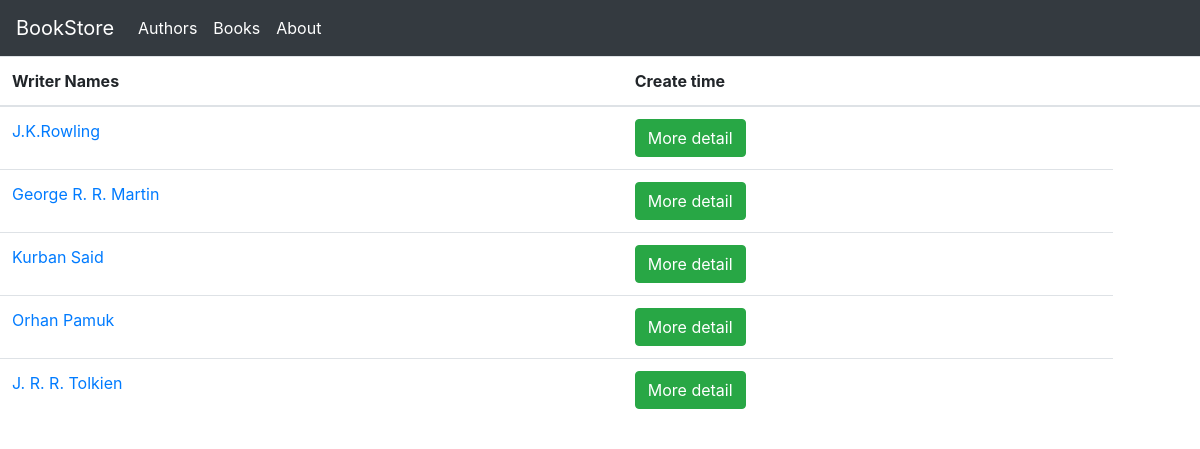
The app's page /authors with its own data.
### books/models.py (models this page shows, shortened)
class Author(models.Model):
    name = models.CharField(max_length=50)
    created = models.DateTimeField('data created')

### books/views.py (the view)
# urls.py: path('authors', views.authors, name = 'authors'),
def authors(request):
    context = {
        'authors_list' : Author.objects.all()
    }
    return render(request, 'authors.html', context)

### books/templates/authors.html (shortened to what this page needs)
<!DOCTYPE html>
<html>
    <head>
        <link rel="stylesheet" href="https://stackpath.bootstrapcdn.com/bootstrap/4.3.1/css/bootstrap.min.css">
    </head>
    <body>
      <nav class="navbar navbar-expand-lg navbar navbar-dark bg-dark">
                    <a class="navbar-brand" href="/">BookStore</a>
                    <div class="collapse navbar-collapse" id="navbarSupportedContent">
                      <ul class="navbar-nav mr-auto">
                        <li class="nav-item active">
                          <a class="nav-link" href="/authors">Authors <span class="sr-only">(current)</span></a>
                        </li>
                        <li class="nav-item active">
                          <a class="nav-link" href="/book">Books</a>
                        </li>
                        <li class="nav-item active">
                          <a class="nav-link" href="about">About</a>
                        </li>
                      </ul>
                    </div>
        </nav>
        <table class="table">
            <thead>
                <th>
                    Writer Names
                </th>
                <th>
                    Create time
                </th>
                <th></th>
            </thead>
            {% for author in authors_list %}
            <tr>
                <td>
                    <a href="./authordetail/{{author.id}}">{{author.name}}</a>
                </td>
                <td>
                    <a class="btn btn-success" href="./authordetail/{{author.id}}">More detail</a>
                </td>
            </tr>
            {% endfor %}
        </table>
    </body>
</html>

### records on screen
Author: name "J.K.Rowling"
Author: name "George R. R. Martin"
Author: name "Kurban Said"
Author: name "Orhan Pamuk"
Author: name "J. R. R. Tolkien"
